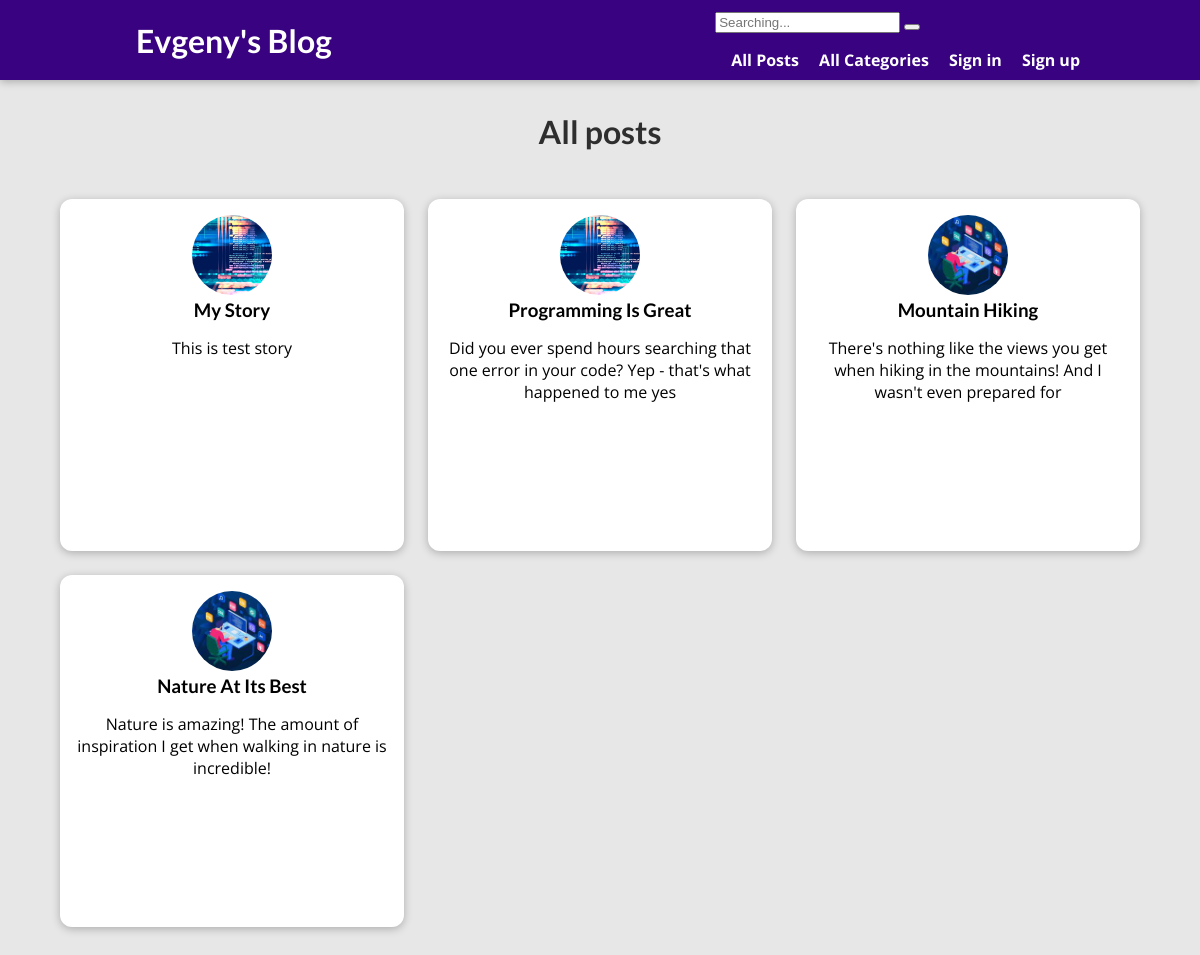
The page /posts on the database its author committed.
### blog/models.py (models this page shows, shortened)
class Post(models.Model):
    title = models.CharField(max_length=20)
    views = models.IntegerField(default=0)
    excerpt = models.CharField(max_length=100)
    image = models.ImageField(upload_to='posts', null=True)
    date = models.DateField(auto_now=True)
    time = models.TimeField(auto_now=True, null=True)
    slug = models.SlugField(unique=True)
    content = models.TextField(validators=[MinLengthValidator(10)])
    author = models.ForeignKey(Author, on_delete=models.SET_NULL, null=True, related_name="posts")
    tags = models.ManyToManyField(Tag)

### blog/views.py (the view)
# urls.py: path('posts', views.PostsView.as_view(), name='posts-page'),
class PostsView(ListView):
    template_name = 'blog/all-posts.html'
    model = Post
    ordering = ['-time']
    context_object_name = 'posts'

### blog/templates/blog/all-posts.html (shortened to what this page needs)
{% extends 'base.html' %}
{% load static %}
{% block css_files %}
    <link rel="stylesheet" href="{% static 'blog/all-posts.css' %}">
{% endblock %}
{% block content%}
    <section id="all-posts">
        <h2>All posts</h2>
        <ul>
            {% for post in posts %}
                {% include 'blog/includes/post.html' %}
            {% endfor %}
        </ul>
    </section>
{% endblock %}

### blog/templates/blog/includes/post.html
{% load static %}
{% block css_files%}
    <link rel="stylesheet" href="{% static 'blog/post.css'%}">
{% endblock %}
<li>
    <article class="post">
        <a href="{% url 'post-detail-page' post.slug %}">
            <img src="{{ post.image.url }}">
            <div class="post__content">
                <h3>{{ post.title }}</h3>
                <p>{{ post.excerpt }}</p>
            </div>
        </a>
    </article>
</li>

### static/app.css (style rules this page uses)
* { box-sizing: border-box; }
html { font-family: 'Open Sans', 'Lato', sans-serif; }
body { margin: 0; }
h1, h2, h3 { font-family: 'Lato', sans-serif; font-weight: bold; }

### blog/static/blog/all-posts.css (style rules this page uses)
body { background-color: #e7e7e7; }
#all-posts { margin: 7rem auto; width: 90%; max-width: 100%; }
#all-posts h2 { text-align: center; font-size: 2rem; color: #2e2e2e; margin: 3rem 0; }
ul { list-style: none; margin: 0; padding: 0; display: grid; grid-template-columns: repeat(auto-fill, minmax(17rem, 1fr)); gap: 1.5rem; }
.post img { width: 7rem; height: 7rem; }
.post a { height: 22rem; transform-origin: center; box-shadow: 0 2px 8px rgba(0, 0, 0, 0.25); border-radius: 12px; background-color: white; }

### blog/static/blog/post.css (style rules this page uses)
.post { width: 100%; display: flex; flex-direction: column; text-align: center; }
.post a { text-decoration: none; color: black; transition: all 0.2s ease; padding: 1rem; }
.post img { width: 5rem; height: 5rem; object-fit: cover; border-radius: 50%; }
.post h3 { margin: 0.25rem 0; }

### rows shown on the page
Post: image (picture), title "My Story", excerpt "This is test story"
Post: image (picture), title "Programming Is Great", excerpt "Did you ever spend hours searching that one error in your code? Yep - that's what happened to me yes"
Post: image (picture), title "Mountain Hiking", excerpt "There's nothing like the views you get when hiking in the mountains! And I wasn't even prepared for"
Post: image (picture), title "Nature At Its Best", excerpt "Nature is amazing! The amount of inspiration I get when walking in nature is incredible!"
